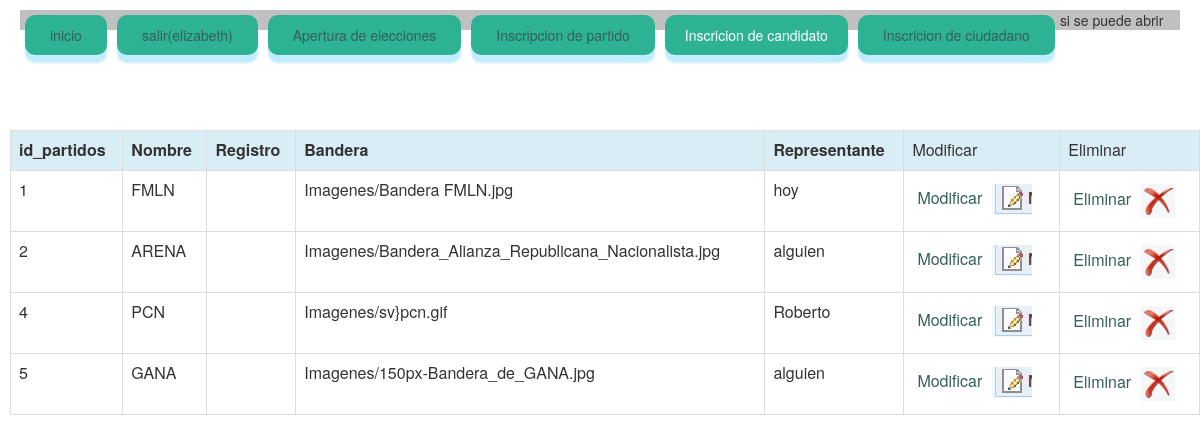
Screenshot of /manejadorInscripcionP.php?accion=con (signed in) with the database file from the repository.
### tables this page shows
CREATE TABLE IF NOT EXISTS `partidos` (
`id_partidos` int(11) NOT NULL,
  `nombre_partido` varchar(50) NOT NULL,
  `Codigo_Registro` varchar(3) NOT NULL,
  `imagen` varchar(100) NOT NULL,
  `represent_partido` varchar(40) NOT NULL
);

### Clases/Coneccion.php (the view, shortened to what this page needs)
<?php
 function consultaD($coneccion,$sql,$modo=2,$presentacion=FALSE){
	$ejecutor= $coneccion;
	$manejador = trim($sql) ;
	$devolucion = "" ;
	try {$datos = $ejecutor->query($manejador);
		$datos-> setFetchMode($modo) ;
		if ($presentacion==TRUE){
			$devolucion.= "<table border=1>";
			foreach ($datos->fetchAll() as $registros){
				$devolucion.="<tr>";
				foreach ($registros as $valor){
					$devolucion.="<td>".$valor."</td>";
				}
				$devolucion.= "</tr>";
			}
			$devolucion.="</table>";
				}else{
					$contenedor = $datos->fetchAll();
					$devolucion= $contenedor;
				}
	}catch (Exception $exc ) {
		return "No se pudieron consultar los datos<br />".$exc->getMessage();
	}
	return $devolucion;
}
function imprimetabla1($objeto,$form,$estilo="table",$editar=0){
	if ($objeto != NULL) {
		if (is_array($objeto)) {
			$tabla = "<table class=\"$estilo\">";
			$tabla .="<tr class='info'>";
			foreach (array_keys($objeto[0]) as $value) {
				$tabla .= "<th>";
				$tabla .= $value;
				$tabla .= "</th>";
			}
			if ($editar != "0") {
				$tabla .= "<td>Modificar</td><td>Eliminar</td>";
			}
			$tabla .= "</tr><tr>";
			foreach ($objeto as $datos) {
				foreach ($datos as $registro ) {
					$tabla .= "<td>";
					$tabla .= $registro;
					$tabla .= "</td>";
				}
				if ($editar != "0") {
					$tabla .= "<td><a href=".$form."Buscar.php?id=".$datos['id_partidos'].">Modificar</a><img src='modificar.jpg'></dt>";
					$tabla .= "<td><a href=".$form."Borrar.php?id=".$datos['id_partidos'].">Eliminar</a><img src='eliminar.jpg'></td>";
				}
				$tabla .= "</tr>";
			}
		 $tabla .= "</table>";
		} else {
			$tabla = "no hay regisrto que mostrar";
		}
	} else {
		$tabla = "Debe pasarse un arreglo como parametro";
	}
	return $tabla;
}
?>

### css/prototipo1.css (style rules this page uses)
img { padding-top:0px; }
* { padding:0px; margin:5px; }
a { Text-Decoration:none; color:rgb(51, 96, 89); }

### rows the page displays
partidos: value "1", value "FMLN", value "Imagenes/Bandera FMLN.jpg", value "hoy"
partidos: value "2", value "ARENA", value "Imagenes/Bandera_Alianza_Republicana_Nacionalista.jpg", value "alguien"
partidos: value "4", value "PCN", value "Imagenes/sv}pcn.gif", value "Roberto"
partidos: value "5", value "GANA", value "Imagenes/150px-Bandera_de_GANA.jpg", value "alguien"

### other values shown
$_SESSION["nombre"] "elizabeth"
